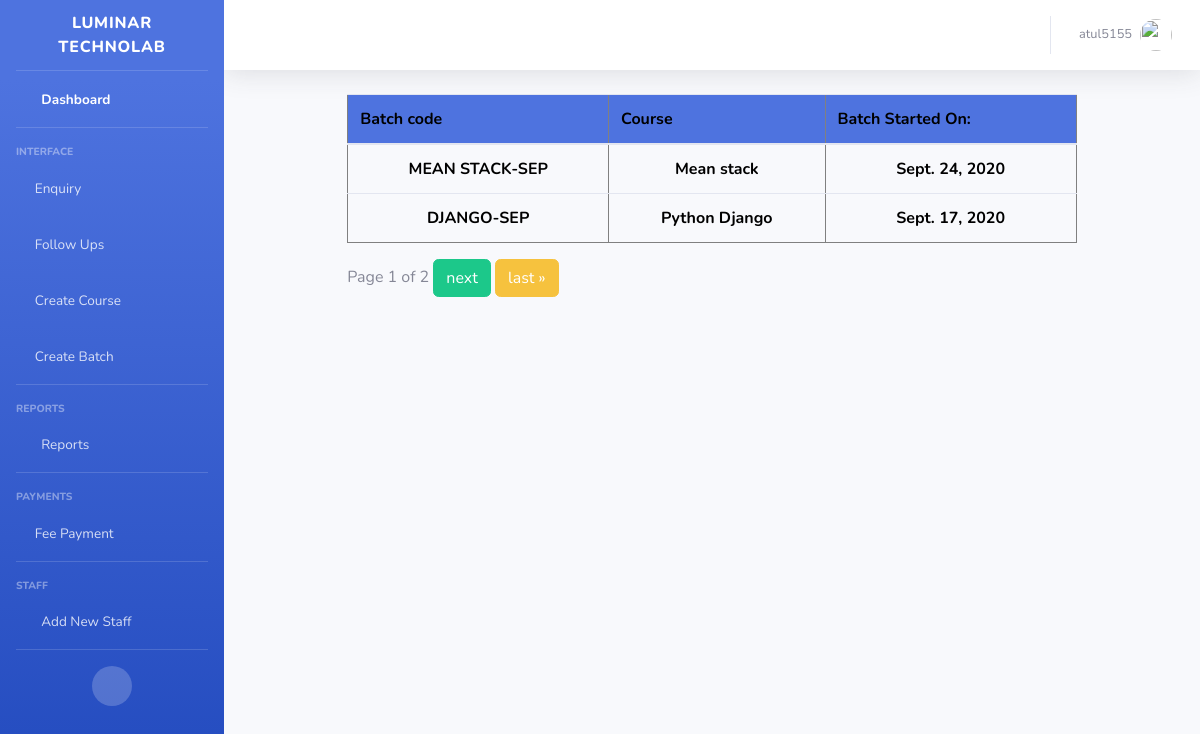
/viewbatches (signed in), run on the app's committed database.
### studentenquiry/models.py (models this page shows, shortened)
class  Batch(models.Model):
    batch_code=models.CharField(max_length=50,unique=True)
    course=models.ForeignKey(Course,on_delete=models.CASCADE)
    batch_date=models.DateField(default=date.today())
    action=(
        ('1','Yet to begin'),
        ('2','Ongoing'),
        ('3','Completed')
    )
    batch_status=models.CharField(max_length=30,choices=action)
    class Meta:
        ordering=['-batch_date']

class Course(models.Model):
    course_name=models.CharField(max_length=50,unique=True)
    course_duration=models.CharField(max_length=50)
    def __str__(self):
        return self.course_name

### studentenquiry/views.py (the view)
# urls.py: path('viewbatches',ViewAllBatches.as_view(),name='view_all_batches'),
class ViewAllBatches(ListView):
    model = Batch
    template_name = "batch/all_batches.html"
    context_object_name = "batch_list"
    paginate_by = 2
    @method_decorator(login_required)
    def dispatch(self, request, *args, **kwargs):
        return super(ViewAllBatches, self).dispatch(request, *args, **kwargs)

### templates/batch/all_batches.html (shortened to what this page needs)
{% extends 'base.html' %}
{% block content %}
<div class="container">
    <div class="row">
        <div class="col-md-1"></div>
        <div class="col-md-10">
            {% if batch_list %}
                <table class="table" border="1">
                    <thead class="bg-primary">
                    <tr>
                        <th>Batch code</th>
                        <th>Course</th>
                        <th>Batch Started On:</th>
                    </tr>
                    </thead>
                    <tbody>
                    {% for batch in batch_list %}
                    <tr>
                        <td>{{batch.batch_code}}</td>
                        <td>{{batch.course}}</td>
                        <td>{{batch.batch_date}}</td>
                    </tr>
                    {% endfor %}
                    </tbody>
                </table>
            {% endif %}
             {% if is_paginated %}
                 <div class="pagination">
                    <span class="step-links">
                        <span class="current">
                            Page {{ page_obj.number }} of {{ page_obj.paginator.num_pages }}
                        </span>
                        {% if page_obj.has_next %}
                            <a href="?page={{ page_obj.next_page_number }}" class="btn btn-success">next</a>
                            <a href="?page={{ page_obj.paginator.num_pages }}" class="btn btn-warning">last &raquo;</a>
                        {% endif %}
                    </span>
                 </div>
            {% endif %}
        </div>
        <div class="col-md-1"></div>
    </div>
</div>
{% endblock %}

### templates/base.html (shortened to what this page needs)
<!DOCTYPE html>
{% load static %}
<html lang="en">
<head>
  <link href="{% static 'vendor/fontawesome-free/css/all.min.css' %}" rel="stylesheet" type="text/css">
  <link rel="stylesheet" href="{% static 'css/enq_project.css' %}">
  <link rel="stylesheet" href="{% static 'css/batch.css' %}">
  <link rel="stylesheet" href="{% static 'css/courses.css' %}">
  <link rel="stylesheet" href="{% static 'css/report.css' %}">
  <link rel="stylesheet" href="{% static 'css/payment.css' %}">
  <link rel="stylesheet" href="{% static 'css/follow.css' %}">
  <link href="{% static 'css/sb-admin-2.min.css' %}" rel="stylesheet">
  <link href="{% static 'vendor/datatables/dataTables.bootstrap4.min.css' %}" rel="stylesheet">
</head>
<body >
<div id="wrapper">
  <ul class="navbar-nav bg-gradient-primary sidebar sidebar-dark accordion" id="accordionSidebar">
      <a class="sidebar-brand d-flex align-items-center justify-content-center" href="">
        <div class="sidebar-brand-text mx-3">Luminar Technolab</div>
      </a>
      <hr class="sidebar-divider my-0">
      <li class="nav-item active">
        <a class="nav-link" href="{% url 'index' %}">
          <i class="fas fa-fw fa-tachometer-alt"></i>
          <span>Dashboard</span></a>
      </li>
      <hr class="sidebar-divider">
      <div class="sidebar-heading">
        Interface
      </div>
      <li class="nav-item">
        <a class="nav-link collapsed" href="#" data-toggle="collapse" data-target="#collapseTwo" aria-expanded="true" aria-controls="collapseTwo">
          <i class="fa fa-edit"></i>
          <span>Enquiry</span>
        </a>
      </li>
      <li class="nav-item">
        <a class="nav-link collapsed" href="#" data-toggle="collapse" data-target="#collapseUtilities" aria-expanded="true" aria-controls="collapseUtilities">
          <i class="fa fa-calendar"></i>
          <span>Follow Ups</span>
        </a>
      </li>
      <li class="nav-item">
        <a class="nav-link" href="{%url 'createcourse'%}">
          <i class="fa fa-book"></i>
          <span>Create Course</span></a>
      </li>
    <li class="nav-item">
      <a class="nav-link" href="{%url 'createbatch'%}">
        <i class="fa fa-folder-open"></i>
        <span>Create Batch</span></a>
    </li>
    <hr class="sidebar-divider">
    <div class="sidebar-heading">Reports</div>
    <li class="nav-item">
      <a class="nav-link collapsed" href="#" data-toggle="collapse" data-target="#collapsePages" aria-expanded="true" aria-controls="collapsePages">
        <i class="fas fa-fw fa-folder"></i>
        <span>Reports</span>
      </a>
    </li>
    <hr class="sidebar-divider">
    <div class="sidebar-heading">Payments</div>
    <li class="nav-item">
      <a class="nav-link collapsed" href="#" data-toggle="collapse" data-target="#collapsePayments" aria-expanded="true" aria-controls="collapsePages">
        <i class="far fa-credit-card"></i>
        <span>Fee Payment</span>
      </a>
    </li>
    <hr class="sidebar-divider">
    <div class="sidebar-heading">Staff</div>
    <li class="nav-item">
      <a class="nav-link collapsed" href="#" data-toggle="collapse" data-target="#collapseStaff" aria-expanded="true" aria-controls="collapsePages">
        <i class="fas fa-fw fa-user"></i>
        <span>Add New Staff</span>
      </a>
    </li>
    <hr class="sidebar-divider">
    <div class="text-center d-none d-md-inline">
      <button class="rounded-circle border-0" id="sidebarToggle"></button>
    </div>
  </ul>
  <div id="content-wrapper" class="d-flex flex-column">
    <div id="content">
      <nav class="navbar navbar-expand navbar-light bg-white topbar mb-4 static-top shadow">
        <ul class="navbar-nav ml-auto">
            <li class="nav-item dropdown no-arrow mx-1">
              <a class="nav-link dropdown-toggle" href="#" id="alertsDropdown" role="button" data-toggle="dropdown" aria-haspopup="true" aria-expanded="false">
                <i class="fas fa-bell fa-fw"></i>
              </a>
            </li>
            <li class="nav-item dropdown no-arrow mx-1">
              <a class="nav-link dropdown-toggle" href="#" id="messagesDropdown" role="button" data-toggle="dropdown" aria-haspopup="true" aria-expanded="false">
                <i class="fas fa-envelope fa-fw"></i>
              </a>
            </li>
          <li class="nav-item dropdown no-arrow">
            <a class="nav-link dropdown-toggle" href="#" id="userDropdown" role="button" data-toggle="dropdown" aria-haspopup="true" aria-expanded="false">
              <span class="mr-2 d-none d-lg-inline text-gray-600 small">{{request.user}}</span>
              <img class="img-profile rounded-circle" src="https://source.unsplash.com/QAB-WJcbgJk/60x60">
            </a>
            </li>
        </ul>
      </nav>
<div class="container-fluid">
  {% block content %}
  {% endblock %}
</div>
    </div>
  </div>
</div>
</body>
</html>

### studentenquiry/static/css/enq_project.css (style rules this page uses)
td { text-align:center; color:black; font-weight:bolder; }
th { text-align:center; color:black; font-weight:bolder; }

### studentenquiry/static/css/courses.css (style rules this page uses)
td,th { text-align:center; }

### data on the page
Batch: batch_code "MEAN STACK-SEP", course "Mean stack", batch_date "Sept. 24, 2020"
Batch: batch_code "DJANGO-SEP", course "Python Django", batch_date "Sept. 17, 2020"

### other printed values
{{ request.user }} "atul5155"
{{ page_obj.number }} "1"
{{ page_obj.paginator.num_pages }} "2"
